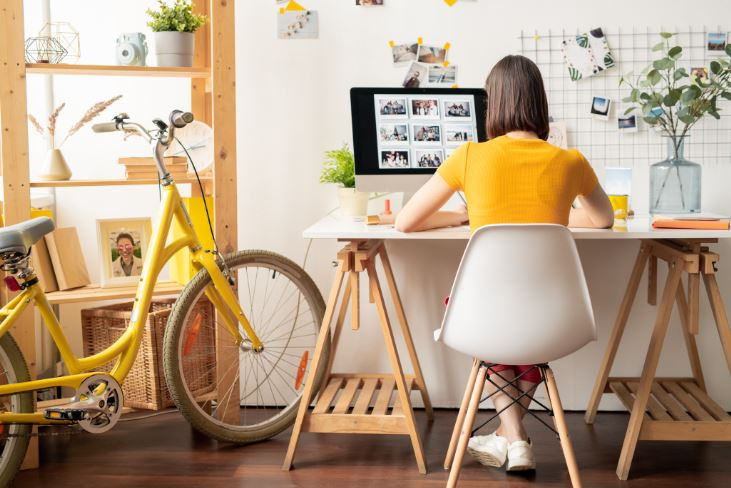
#> input picture FreeCodeCamp/01/photos/4.jpg, 731 x 488 px
$ python transformation.py
#> lines starting #> are read from the running program, lines starting #| are printed output that depends on the picture
import cv2 as cv
import numpy as np

img = cv.imread('photos/4.jpg')
#> img is the input picture: shape (488, 731, 3); mean B, G, R 133.2, 159.3, 182.5
cv.imshow('Image', img)

# Trasnlation
def translate(img, x, y):
#> called with x = -100, y = 100
    transMat = np.float32([[1,0,x],[0,1,y]])
    dimension = (img.shape[1], img.shape[0])
#> dimension = (731, 488)
    return cv.warpAffine(img, transMat, dimension)
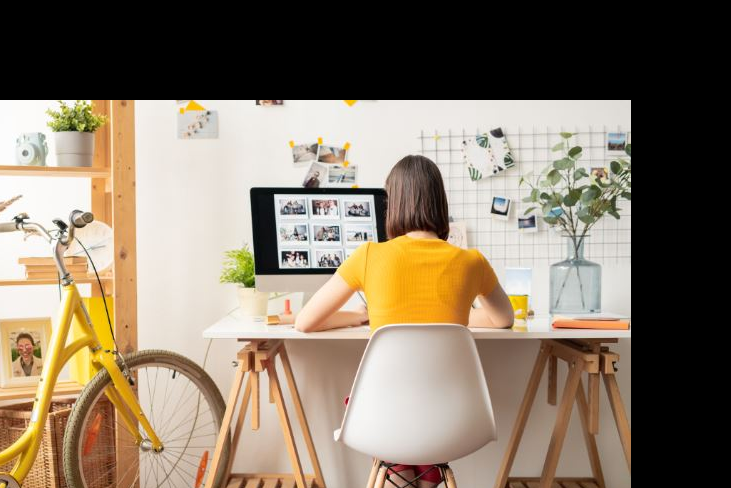
#> returned value: shape (488, 731, 3); mean of channels 0, 1, 2 104.1, 121.9, 135.9; drawn as B, G, R


#  - X  --> Left
#  - Y  --> Up
#  x --> Rigth
#  x --> Down

translated = translate(img, -100 , 100)
#cv.imshow('Translated', translated)

# rotation
def rotate(img, angle, rotPoint=None):
#> called with angle = -45
    (height, width) = img.shape[:2]
#> height = 488; width = 731

    if rotPoint is None:
        rotPoint = (width//2, height//2)
#> rotPoint = (365, 244)

    rotMat = cv.getRotationMatrix2D(rotPoint, angle, 1.0)
    dimensions = (width,height)
#> dimensions = (731, 488)

    return cv.warpAffine(img, rotMat, dimensions)
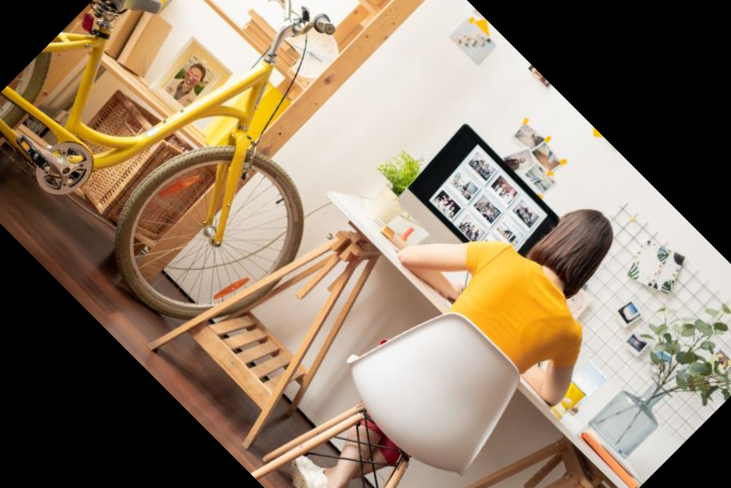
#> returned value: shape (488, 731, 3); mean of channels 0, 1, 2 105, 126.5, 145.2; drawn as B, G, R

rotated = rotate(img, -45)
#cv.imshow('Roteted', rotated)

#rotated_rotated = rotate(rotated, -45)
rotated_rotated = rotate(img, -90)
#> call 2 of rotate, with angle = -90
#> in rotate (call 2), `return cv.warpAffine(img, rotMat, dimensions)`:
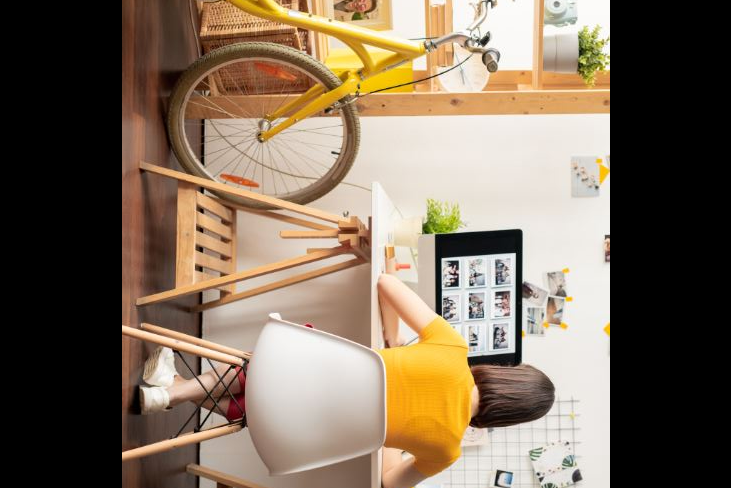
#> returned value: shape (488, 731, 3); mean of channels 0, 1, 2 91.5, 109.4, 125.7; drawn as B, G, R
#cv.imshow('Rotated Rotated', rotated_rotated)

# Resizing
resized = cv.resize(img, (500,500), interpolation=cv.INTER_CUBIC)
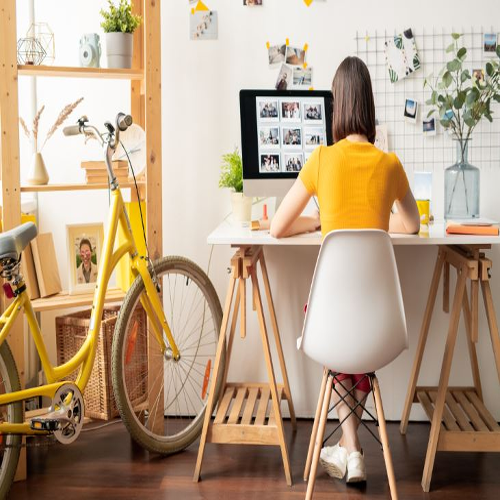
#> resized: shape (500, 500, 3); mean B, G, R 133.2, 159.3, 182.5
#cv.imshow('Resized', resized)

# Flipping
#flip = cv.flip(img, 0)
#flip = cv.flip(img, 1)
flip = cv.flip(img, -1)
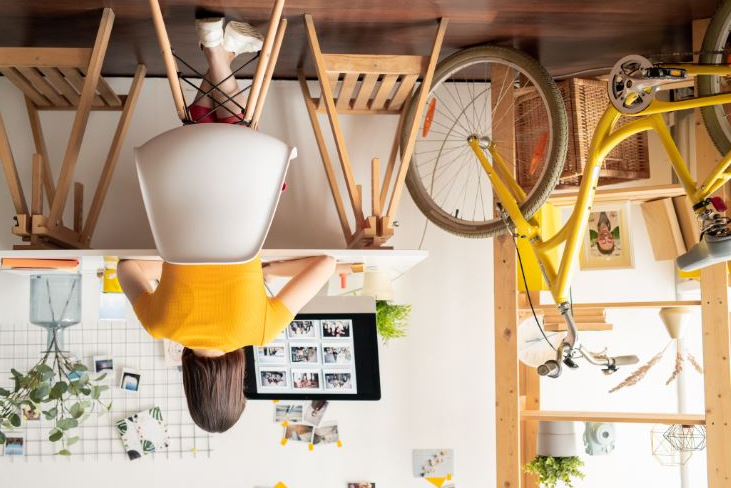
#> flip: shape (488, 731, 3); mean B, G, R 133.2, 159.3, 182.5
#cv.imshow('Flip', flip)

# Cropping
croped = img[200:400, 300:400]
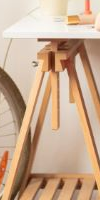
#> croped: shape (200, 100, 3); mean B, G, R 145.5, 171.5, 201.9
cv.imshow('Croped', croped)

cv.waitKey(0)

#Parei no minuto 57:00

$ run again, with FreeCodeCamp/01/photos/1.jpg copied over FreeCodeCamp/01/photos/4.jpg
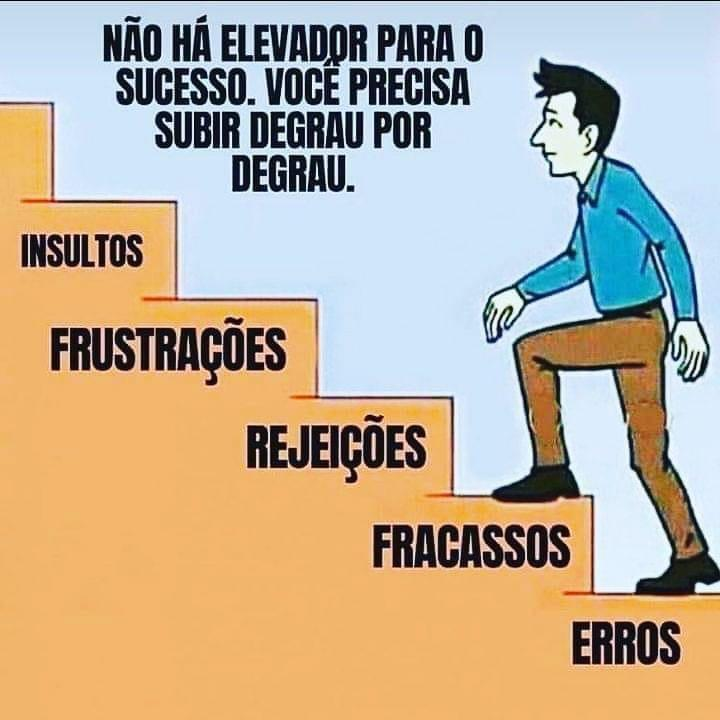
#> input picture FreeCodeCamp/01/photos/1.jpg, 720 x 720 px
#> img is the input picture: shape (720, 720, 3); mean B, G, R 152.8, 175.2, 190.8
#> `flip = cv.flip(img, -1)`:
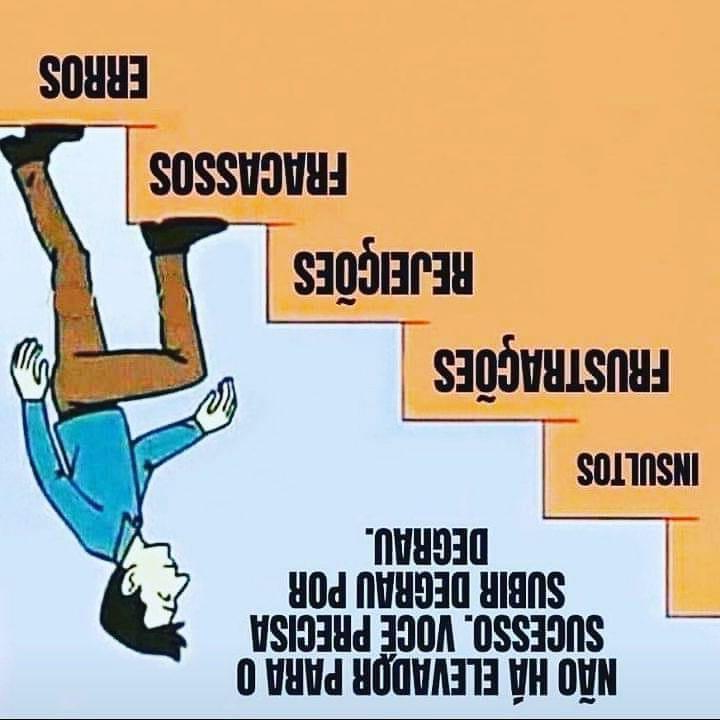
#> flip: shape (720, 720, 3); mean B, G, R 152.8, 175.2, 190.8
#> `croped = img[200:400, 300:400]`:
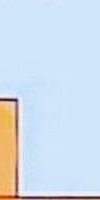
#> croped: shape (200, 100, 3); mean B, G, R 234, 221.2, 208

$ run again, with FreeCodeCamp/01/photos/3.JPG copied over FreeCodeCamp/01/photos/4.jpg
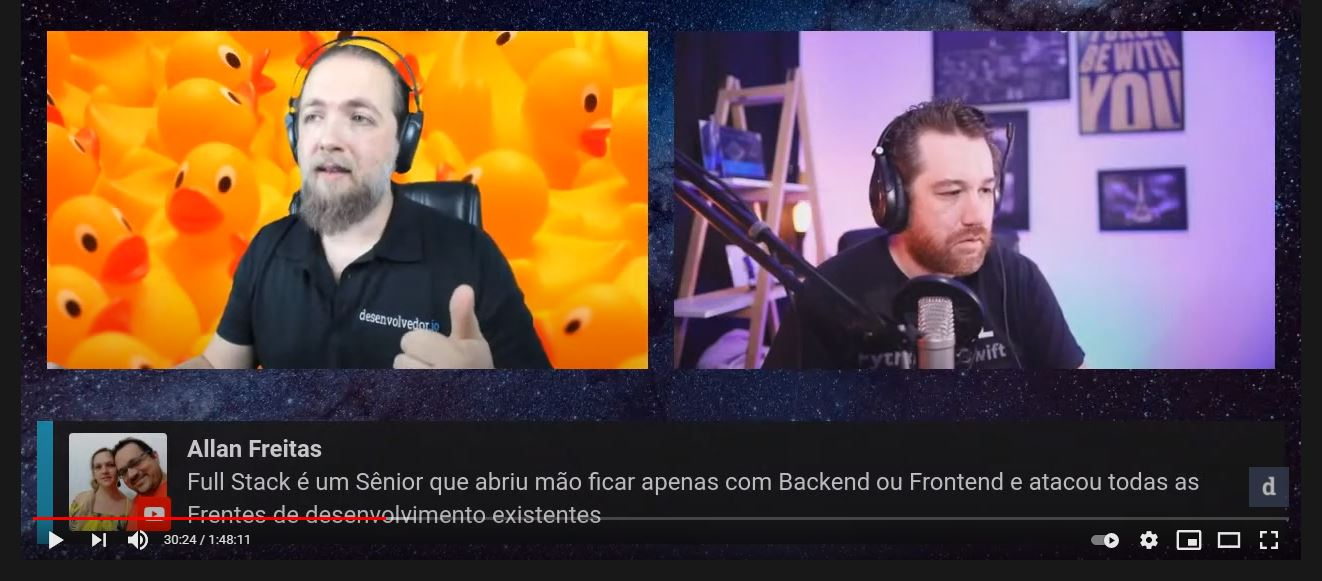
#> input picture FreeCodeCamp/01/photos/3.JPG, 1322 x 581 px
#> img is the input picture: shape (581, 1322, 3); mean B, G, R 70.3, 77.5, 103.5
#> `flip = cv.flip(img, -1)`:
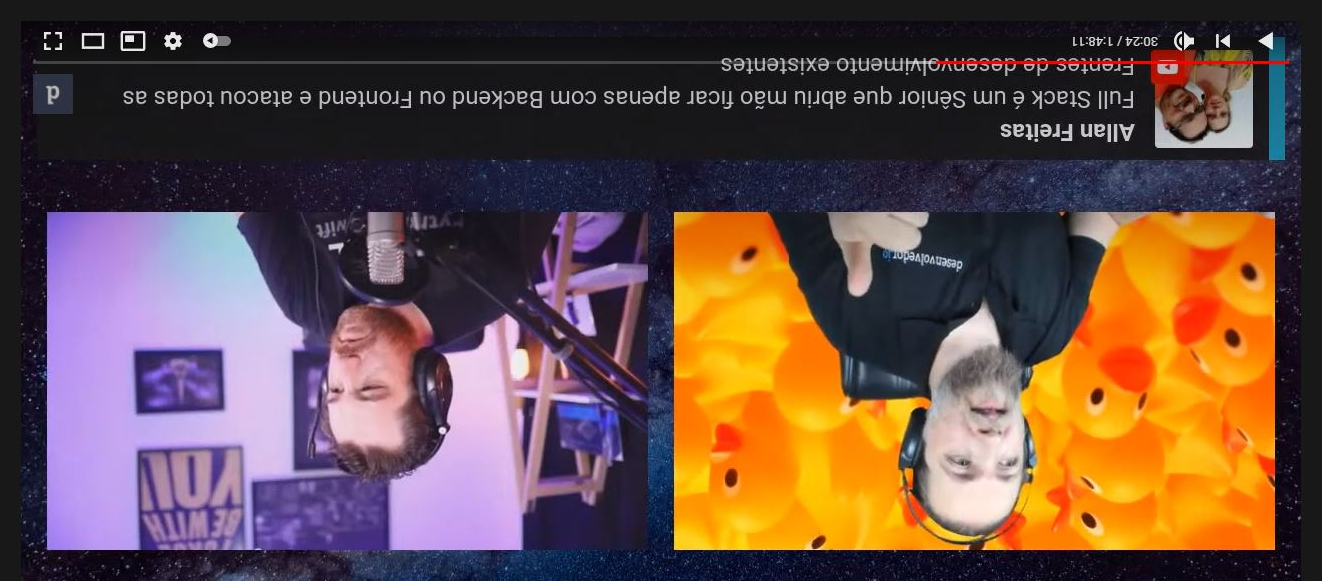
#> flip: shape (581, 1322, 3); mean B, G, R 70.3, 77.5, 103.5
#> `croped = img[200:400, 300:400]`:
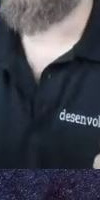
#> croped: shape (200, 100, 3); mean B, G, R 75.8, 65.3, 63.2
